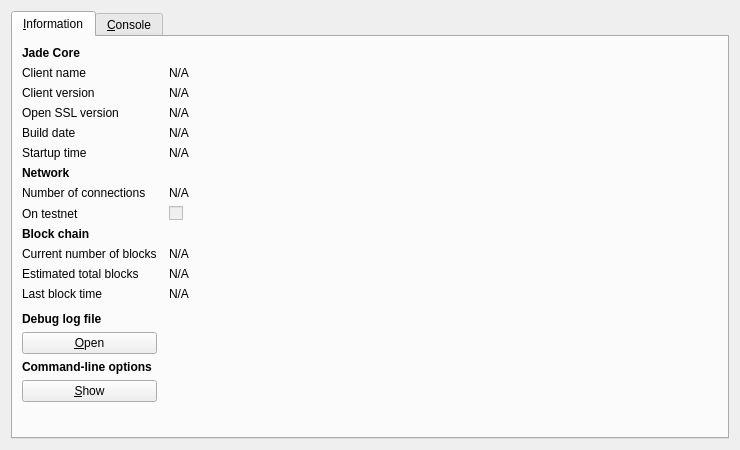
<?xml version="1.0" encoding="UTF-8"?>
<ui version="4.0">
 <class>RPCConsole</class>
 <widget class="QDialog" name="RPCConsole">
  <property name="geometry">
   <rect>
    <x>0</x>
    <y>0</y>
    <width>740</width>
    <height>450</height>
   </rect>
  </property>
  <property name="windowTitle">
   <string>Jade - Debug window</string>
  </property>
  <layout class="QVBoxLayout" name="verticalLayout_2">
   <item>
    <widget class="QTabWidget" name="tabWidget">
     <property name="currentIndex">
      <number>0</number>
     </property>
     <widget class="QWidget" name="tab_info">
      <attribute name="title">
       <string>&amp;Information</string>
      </attribute>
      <layout class="QGridLayout" name="gridLayout" columnstretch="0,1">
       <property name="horizontalSpacing">
        <number>12</number>
       </property>
       <item row="0" column="0">
        <widget class="QLabel" name="label_9">
         <property name="font">
          <font>
           <weight>75</weight>
           <bold>true</bold>
          </font>
         </property>
         <property name="text">
          <string>Jade Core</string>
         </property>
        </widget>
       </item>
       <item row="1" column="0">
        <widget class="QLabel" name="label_5">
         <property name="text">
          <string>Client name</string>
         </property>
        </widget>
       </item>
       <item row="1" column="1">
        <widget class="QLabel" name="clientName">
         <property name="cursor">
          <cursorShape>IBeamCursor</cursorShape>
         </property>
         <property name="text">
          <string>N/A</string>
         </property>
         <property name="textFormat">
          <enum>Qt::PlainText</enum>
         </property>
         <property name="textInteractionFlags">
          <set>Qt::LinksAccessibleByMouse|Qt::TextSelectableByKeyboard|Qt::TextSelectableByMouse</set>
         </property>
        </widget>
       </item>
       <item row="2" column="0">
        <widget class="QLabel" name="label_6">
         <property name="text">
          <string>Client version</string>
         </property>
        </widget>
       </item>
       <item row="2" column="1">
        <widget class="QLabel" name="clientVersion">
         <property name="cursor">
          <cursorShape>IBeamCursor</cursorShape>
         </property>
         <property name="text">
          <string>N/A</string>
         </property>
         <property name="textFormat">
          <enum>Qt::PlainText</enum>
         </property>
         <property name="textInteractionFlags">
          <set>Qt::LinksAccessibleByMouse|Qt::TextSelectableByKeyboard|Qt::TextSelectableByMouse</set>
         </property>
        </widget>
       </item>
       <item row="3" column="1">
        <widget class="QLabel" name="openSSLVersion">
         <property name="cursor">
          <cursorShape>IBeamCursor</cursorShape>
         </property>
         <property name="text">
          <string>N/A</string>
         </property>
         <property name="textFormat">
          <enum>Qt::PlainText</enum>
         </property>
         <property name="textInteractionFlags">
          <set>Qt::LinksAccessibleByMouse|Qt::TextSelectableByKeyboard|Qt::TextSelectableByMouse</set>
         </property>
        </widget>
       </item>
       <item row="4" column="0">
        <widget class="QLabel" name="label_12">
         <property name="text">
          <string>Build date</string>
         </property>
        </widget>
       </item>
       <item row="4" column="1">
        <widget class="QLabel" name="buildDate">
         <property name="cursor">
          <cursorShape>IBeamCursor</cursorShape>
         </property>
         <property name="text">
          <string>N/A</string>
         </property>
         <property name="textFormat">
          <enum>Qt::PlainText</enum>
         </property>
         <property name="textInteractionFlags">
          <set>Qt::LinksAccessibleByMouse|Qt::TextSelectableByKeyboard|Qt::TextSelectableByMouse</set>
         </property>
        </widget>
       </item>
       <item row="5" column="0">
        <widget class="QLabel" name="label_13">
         <property name="text">
          <string>Startup time</string>
         </property>
        </widget>
       </item>
       <item row="5" column="1">
        <widget class="QLabel" name="startupTime">
         <property name="cursor">
          <cursorShape>IBeamCursor</cursorShape>
         </property>
         <property name="text">
          <string>N/A</string>
         </property>
         <property name="textFormat">
          <enum>Qt::PlainText</enum>
         </property>
         <property name="textInteractionFlags">
          <set>Qt::LinksAccessibleByMouse|Qt::TextSelectableByKeyboard|Qt::TextSelectableByMouse</set>
         </property>
        </widget>
       </item>
       <item row="6" column="0">
        <widget class="QLabel" name="label_11">
         <property name="font">
          <font>
           <weight>75</weight>
           <bold>true</bold>
          </font>
         </property>
         <property name="text">
          <string>Network</string>
         </property>
        </widget>
       </item>
       <item row="7" column="0">
        <widget class="QLabel" name="label_7">
         <property name="text">
          <string>Number of connections</string>
         </property>
        </widget>
       </item>
       <item row="7" column="1">
        <widget class="QLabel" name="numberOfConnections">
         <property name="cursor">
          <cursorShape>IBeamCursor</cursorShape>
         </property>
         <property name="text">
          <string>N/A</string>
         </property>
         <property name="textFormat">
          <enum>Qt::PlainText</enum>
         </property>
         <property name="textInteractionFlags">
          <set>Qt::LinksAccessibleByMouse|Qt::TextSelectableByKeyboard|Qt::TextSelectableByMouse</set>
         </property>
        </widget>
       </item>
       <item row="8" column="0">
        <widget class="QLabel" name="label_8">
         <property name="text">
          <string>On testnet</string>
         </property>
        </widget>
       </item>
       <item row="8" column="1">
        <widget class="QCheckBox" name="isTestNet">
         <property name="enabled">
          <bool>false</bool>
         </property>
         <property name="text">
          <string/>
         </property>
        </widget>
       </item>
       <item row="9" column="0">
        <widget class="QLabel" name="label_10">
         <property name="font">
          <font>
           <weight>75</weight>
           <bold>true</bold>
          </font>
         </property>
         <property name="text">
          <string>Block chain</string>
         </property>
        </widget>
       </item>
       <item row="10" column="0">
        <widget class="QLabel" name="label_3">
         <property name="text">
          <string>Current number of blocks</string>
         </property>
        </widget>
       </item>
       <item row="10" column="1">
        <widget class="QLabel" name="numberOfBlocks">
         <property name="cursor">
          <cursorShape>IBeamCursor</cursorShape>
         </property>
         <property name="text">
          <string>N/A</string>
         </property>
         <property name="textFormat">
          <enum>Qt::PlainText</enum>
         </property>
         <property name="textInteractionFlags">
          <set>Qt::LinksAccessibleByMouse|Qt::TextSelectableByKeyboard|Qt::TextSelectableByMouse</set>
         </property>
        </widget>
       </item>
       <item row="11" column="0">
        <widget class="QLabel" name="label_4">
         <property name="text">
          <string>Estimated total blocks</string>
         </property>
        </widget>
       </item>
       <item row="11" column="1">
        <widget class="QLabel" name="totalBlocks">
         <property name="cursor">
          <cursorShape>IBeamCursor</cursorShape>
         </property>
         <property name="text">
          <string>N/A</string>
         </property>
         <property name="textFormat">
          <enum>Qt::PlainText</enum>
         </property>
         <property name="textInteractionFlags">
          <set>Qt::LinksAccessibleByMouse|Qt::TextSelectableByKeyboard|Qt::TextSelectableByMouse</set>
         </property>
        </widget>
       </item>
       <item row="12" column="0">
        <widget class="QLabel" name="label_2">
         <property name="text">
          <string>Last block time</string>
         </property>
        </widget>
       </item>
       <item row="12" column="1">
        <widget class="QLabel" name="lastBlockTime">
         <property name="cursor">
          <cursorShape>IBeamCursor</cursorShape>
         </property>
         <property name="text">
          <string>N/A</string>
         </property>
         <property name="textFormat">
          <enum>Qt::PlainText</enum>
         </property>
         <property name="textInteractionFlags">
          <set>Qt::LinksAccessibleByMouse|Qt::TextSelectableByKeyboard|Qt::TextSelectableByMouse</set>
         </property>
        </widget>
       </item>
       <item row="13" column="0">
        <spacer name="verticalSpacer_2">
         <property name="orientation">
          <enum>Qt::Vertical</enum>
         </property>
         <property name="sizeHint" stdset="0">
          <size>
           <width>20</width>
           <height>20</height>
          </size>
         </property>
        </spacer>
       </item>
       <item row="14" column="0">
        <widget class="QLabel" name="labelDebugLogfile">
         <property name="font">
          <font>
           <weight>75</weight>
           <bold>true</bold>
          </font>
         </property>
         <property name="text">
          <string>Debug log file</string>
         </property>
        </widget>
       </item>
       <item row="15" column="0">
        <widget class="QPushButton" name="openDebugLogfileButton">
         <property name="toolTip">
          <string>Open the Jade debug log file from the current data directory. This can take a few seconds for large log files.</string>
         </property>
         <property name="text">
          <string>&amp;Open</string>
         </property>
         <property name="autoDefault">
          <bool>false</bool>
         </property>
        </widget>
       </item>
       <item row="16" column="0">
        <widget class="QLabel" name="labelCLOptions">
         <property name="font">
          <font>
           <weight>75</weight>
           <bold>true</bold>
          </font>
         </property>
         <property name="text">
          <string>Command-line options</string>
         </property>
        </widget>
       </item>
       <item row="17" column="0">
        <widget class="QPushButton" name="showCLOptionsButton">
         <property name="toolTip">
          <string>Show the Jade-Qt help message to get a list with possible Jade command-line options.</string>
         </property>
         <property name="text">
          <string>&amp;Show</string>
         </property>
         <property name="autoDefault">
          <bool>false</bool>
         </property>
        </widget>
       </item>
       <item row="18" column="0">
        <spacer name="verticalSpacer">
         <property name="orientation">
          <enum>Qt::Vertical</enum>
         </property>
         <property name="sizeHint" stdset="0">
          <size>
           <width>20</width>
           <height>40</height>
          </size>
         </property>
        </spacer>
       </item>
       <item row="3" column="0">
        <widget class="QLabel" name="label_14">
         <property name="text">
          <string>Open SSL version</string>
         </property>
        </widget>
       </item>
      </layout>
     </widget>
     <widget class="QWidget" name="tab_console">
      <attribute name="title">
       <string>&amp;Console</string>
      </attribute>
      <layout class="QVBoxLayout" name="verticalLayout_3">
       <property name="spacing">
        <number>3</number>
       </property>
       <item>
        <widget class="QTextEdit" name="messagesWidget">
         <property name="minimumSize">
          <size>
           <width>0</width>
           <height>100</height>
          </size>
         </property>
         <property name="readOnly">
          <bool>true</bool>
         </property>
         <property name="tabKeyNavigation" stdset="0">
          <bool>false</bool>
         </property>
         <property name="columnCount" stdset="0">
          <number>2</number>
         </property>
        </widget>
       </item>
       <item>
        <layout class="QHBoxLayout" name="horizontalLayout">
         <property name="spacing">
          <number>3</number>
         </property>
         <item>
          <widget class="QLabel" name="label">
           <property name="text">
            <string notr="true">&gt;</string>
           </property>
          </widget>
         </item>
         <item>
          <widget class="QLineEdit" name="lineEdit"/>
         </item>
         <item>
          <widget class="QPushButton" name="clearButton">
           <property name="maximumSize">
            <size>
             <width>24</width>
             <height>24</height>
            </size>
           </property>
           <property name="toolTip">
            <string>Clear console</string>
           </property>
           <property name="text">
            <string/>
           </property>
           <property name="icon">
            <iconset resource="../bitcoin.qrc">
             <normaloff>:/icons/remove</normaloff>:/icons/remove</iconset>
           </property>
           <property name="shortcut">
            <string notr="true">Ctrl+L</string>
           </property>
           <property name="autoDefault">
            <bool>false</bool>
           </property>
          </widget>
         </item>
        </layout>
       </item>
      </layout>
     </widget>
    </widget>
   </item>
  </layout>
 </widget>
 <resources>
  <include location="../bitcoin.qrc"/>
 </resources>
 <connections/>
</ui>
